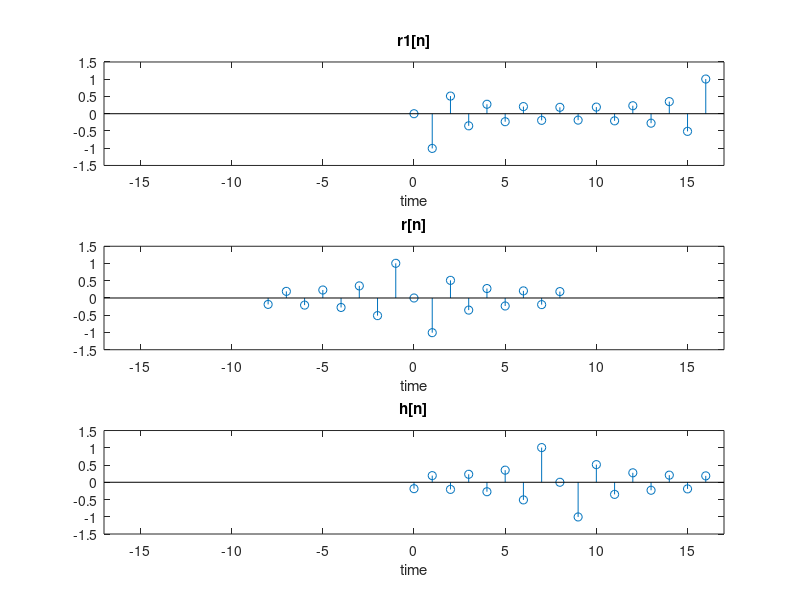
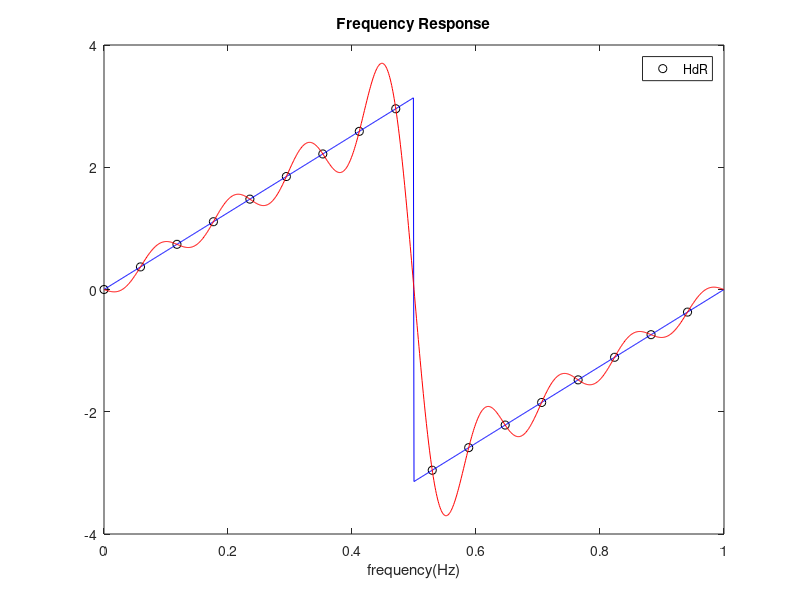

Recreate these plots in MATLAB, in order.
clear;
clc;

k = 8; % input parameter

N = 2*k+1;
F = (0:(N-1))*(1/N);
transition_band = [(k)/(2*k+1) (k+1)/(2*k+1)];


% step 1
Hd = zeros(1,N);

for i=1:N
    if (F(i)<0.5)
        Hd(i)=j*2*pi*F(i);
    else
        Hd(i)=j*2*pi*(F(i)-1);
    end
end
H = Hd;
%H(k+1) = Hd(k+1)*0.7; % for transition band
%H(k+2) = Hd(k+2)*0.3; % for transition band

% step 2
r1 = ifft(H);

% step 3
r  = circshift(r1,k);

% step 4
% step 5
FF = 0:0.001:1;
RF = zeros(1,length(FF));
for n=1:N
    RF = RF + r(n)*exp(-j*2*pi*FF*(n-k-1));
end

HH = zeros(1,length(FF));

for i=1:length(FF)
    if (FF(i)<0.5)
        HH(i)=j*2*pi*FF(i);
    else
        HH(i)=j*2*pi*(FF(i)-1);
    end
end


figure;
subplot(3,1,1)
x = 0:1:N-1;
stem(x,real(r1))
xlim([-N N])
title('r1[n]')
xlabel('time')

subplot(3,1,2)
x = -k:1:k;
stem(x,real(r))
xlim([-N N])
title('r[n]')
xlabel('time')

subplot(3,1,3)
x = 0:1:N-1;
stem(x,real(r))
xlim([-N N])
title('h[n]')
xlabel('time')

figure;
plot(F, imag(H), 'black o', FF, imag(HH), 'blue', FF, imag(RF),'red');
title('Frequency Response');
xlabel('frequency(Hz)');
legend(["","Hd","R"])
